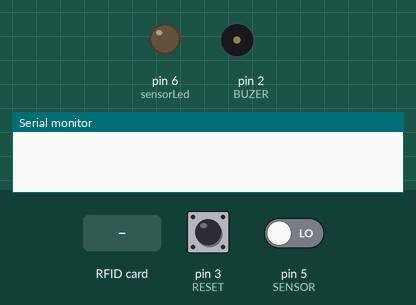
This sketch was run on a simulated Arduino Uno, built with avr-gcc and run on an emulated ATmega328P. On the bench: output pins drawn as LEDs (lit = HIGH), buzzer (waves = sounding, pin HIGH), the last lines printed to the serial monitor. Inputs (shaded band) come from the test bench; at power-on: pin 5 (SENSOR) LOW, pin 3 (RESET) HIGH. EEPROM starts erased; pins used as bus, display or sensor lines are not drawn.

Above: at 1.2 s.
1.3 s: pin 5 (SENSOR) driven HIGH
2.8 s: RFID card 5E 7A 19 C4 held to the reader
At 3.5 s:
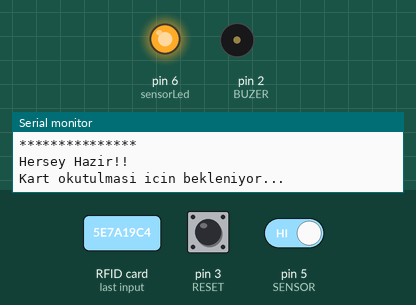
Timing chart, 0 to 5.8 s (numbered marks = the images above; inputs shaded):
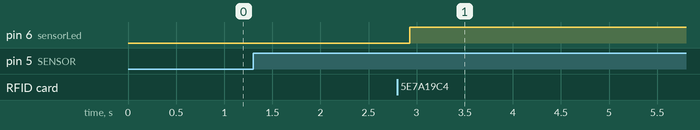

The sketch:

RFIDEP.ino
```cpp
#include <EEPROM.h>     //Okuma ve yazma işini UID ile EEPROM a kaydedicez.
#include <SPI.h>        //RC522 modülü SPI protokolünü kullanır.
#include <MFRC522.h>    //Mifare RC522 kütüphanesi

#define RESET 3//Master Card'ı silmek için buton pinini sseçtik.(Dilerseniz buton koymayın direk 3.pini GND ye verin.)
#define BUZER 2
#define SENSOR 5
#define sensorLed 6
boolean match=false;
boolean programMode=false;  //Programlama modu başlatma.

int successRead;    //Başarılı bir şekilde sayı okuyabilmek için integer atıyoruz.
int sensorDeger = 0;
byte storedCard[4];   //Kart EEPROM tarafından okundu.
byte readCard[4];     //RFID modül ile ID tarandı.
byte masterCard[4];   //Master kart ID'si EEPROM'a aktarıldı.

#define SS_PIN 10
#define RST_PIN 8
MFRC522 mfrc522(SS_PIN,RST_PIN);


///////////////////////YÜKLEME/////////////////////

void setup()
{
    pinMode(RESET,INPUT_PULLUP);
    pinMode(BUZER,OUTPUT);
    digitalWrite(BUZER,LOW);
    pinMode(SENSOR,INPUT);
    pinMode(sensorLed, OUTPUT);
     sensorDeger=0;

  //Protokol konfigrasyonu
  Serial.begin(9600);    //PC ile seri iletim başlat.
  SPI.begin();           //MFRC522 donanımı SPI protokolünü kullanır.
  mfrc522.PCD_Init();    //MFRC522 donanımını başlat.

}
void loop()
{
  sensorDeger=digitalRead(SENSOR);

  if(sensorDeger==HIGH)
  {
    Start();
    digitalWrite(sensorLed,HIGH);
    delay(3000);
  do
  {
    //successRead=getID();
    //digitalWrite(BUZER,HIGH);
    //SuccessRead 1 olursa kartı oku aksi halde 0
    for(int i = 0;i<5;i+=0.5)
    {
      successRead=getID();

      if(i>2)
      {
        digitalWrite(BUZER,HIGH);
      }
    }
  }
  while(!successRead);
  if(programMode)
  {
    if(isMaster(readCard))    //Master Kart tekrar okutulursa programdan çıkar.
    {
      Serial.println(F("Master Kart Okundu.."));
      Serial.println(F("Programdan cikis yapiliyor.."));
      Serial.println(F("*********************"));
      programMode=false;
      return;
    }
    else
    {
      if(findID(readCard))   //Okunan kart silinmek isteniyorsa
      {
        Serial.println(F("Okunan kart siliniyor.."));
        deleteID(readCard);
        Serial.println(F("****************"));
      }
      else                   //Okunan kart kaydedilmek isteniyorsa
      {
        Serial.println(F("Okunan kart hafizaya kaydediliyor.."));
        writeID(readCard);
        Serial.println(F("**************************"));
      }
    }
  }
  else
  {
    if(isMaster(readCard))   //Master Kart okunursa programa giriş yapılıyor.
    {
      programMode=true;
      Serial.println(F("Merhaba Sayin TURK, Programa giris yapiyorum."));
      int count=EEPROM.read(0);
      Serial.print(F("Sahip oldugum kullanici "));
      Serial.print(count);
      Serial.print(F("sayisi kadardir."));
      Serial.println("");
      Serial.println(F("Eklemek veya cikarmak istediginiz karti okutunuz."));
      Serial.println(F("*****************************"));
    }
    else
    {
      if(findID(readCard))
      {
        Serial.println(F("Hosgeldin, gecis izni verildi."));
        granted(300);     //300 milisaniyede kilitli kapıyı aç.
      }
      else
      {
        Serial.println(F("Gecis izni verilmedi."));
        denied();

      }
    }
  }

  }
  else
  {
    digitalWrite(sensorLed,LOW);

    }
}

////////////////////ERİŞİM İZNİ//////////////////////

void granted(int setDelay)
{
  Serial.println(F("BASARILI"));
  digitalWrite(BUZER,HIGH);
  delay(100);
  digitalWrite(BUZER,LOW);
  delay(100);
  digitalWrite(BUZER,HIGH);
  delay(100);
  digitalWrite(BUZER,LOW);
  delay(100);
  digitalWrite(BUZER,HIGH);
  delay(100);
  digitalWrite(BUZER,LOW);
}


void Start()
{
  Serial.println(F("Giris Kontrol v1.0"));  //Hata ayıklama amacıyla


//  Silme kodu butona basıldığında EEPROM içindeki bilgileri siler.
  if(digitalRead(RESET)==LOW)
  {
    //Butona bastığınızda pini düşük almalısınız çünkü buton toprağa bağlı.
    Serial.println(F("Silme butonuna basildi."));
    Serial.println(F("5 saniye icinde iptal edebilirsiniz.."));
    Serial.println(F("Tum kayitlar silinecek ve bu islem geri alinamayacak."));
    delay(5000);                       //Kullanıcıya iptal işlemi için yeterli zaman verin.
    if (digitalRead(RESET)==LOW)       //Düğmeye basılmaya devam ediliyorsa EEPROM u sil.
    {
      Serial.println(F("EEPROM silinmeye baslaniyor."));

      for (int x=0; x<EEPROM.length();x=x+1)  //EEPROM adresinin döngü sonu
      {
        if(EEPROM.read(x)!=0)   //EEPROM adresi sıfır olursa
        {
          EEPROM.write(x,0);
        }
       }
       Serial.println(F("EEPROM Basariyla Silindi.."));

       }

       else
       {
        Serial.println(F("Silme islemi iptal edildi."));

       }
      }

/*Master Kart tanımlı mı kontrol edilecek.Eğer kullanıcı Master Kart seçmediyse
  yeni bir Master Kart EEPROM a kaydedilecek.EEPROM kayıtlarının haricinde 143 EEPROM adresi tutulabilir.
  EEPROM adresi sihirli sayısı 143.
*/

 if (EEPROM.read(1) != 143)
 {
  Serial.println(F("Master Kart Secilmedi."));
  Serial.println(F("Master Karti secmek icin kartinizi okutunuz.."));
  do
  {
  successRead=getID();//successRead 1 olduğu zaman okuyucu düzenlenir aksi halde 0 olucaktır.

  }
  while(!successRead);
  for (int j=0; j<4; j++)           //4 kez döngü
  {
    EEPROM.write(2+j,readCard[j]);    //UID EPPROM a yazıldı, 3. adres başla.
  }
  EEPROM.write(1,143);      //EEPROM a Master Kartı kaydettik.
  Serial.println(F("Master Kart kaydedildi.."));
  }

Serial.println(F("*****************"));
Serial.println(F("Master Kart UID:"));
for(int i=0; i<4; i++)                    //EEPROM da Master Kartın UID'si okundu.
{                                         //Master Kart yazıldı.
  masterCard[i]=EEPROM.read(2+i);
  Serial.print(masterCard[i],HEX);
}

Serial.println("");
Serial.println(F("***************"));
Serial.println(F("Hersey Hazir!!"));
Serial.println(F("Kart okutulmasi icin bekleniyor..."));
}

////////////////ERİŞİM İZNİ VERİLMEDİ/////////////////////
void denied()
{
  Serial.println(F("!!!!!BASARISIZ!!!!"));
  digitalWrite(BUZER,HIGH);
}

/////////////////////KART OKUYUCU UID AYARLAMA////////////////////////////

int getID()
{
  //Kart okuyucuyu hazır ediyoruz
  if(!mfrc522.PICC_IsNewCardPresent())   //yeni bir kart okutun vve devam edin.
  {
    return 0;
  }
  if(!mfrc522.PICC_ReadCardSerial())     //kartın serial numarasını alın ve devam edin.
  {
    return 0;
  }
  //4 ve 7 byte UID'ler mevcut biz 4 byte olanı kullanıcaz
  Serial.println(F("Kartin UID'sini taratin..."));
  for (int i=0; i<4; i++)
  {
    readCard[i]=mfrc522.uid.uidByte[i];
    Serial.print(readCard[i],HEX);
  }
  Serial.println("");
  mfrc522.PICC_HaltA(); //Okuma durduruluyor.
  return 1;
}

///////////////////////EEPROM için ID Okuma////////////////////////

void readID( int number )
{
  int start=(number*4)+2;    //başlama pozisyonu
  for (int i=0; i<4; i++)     //4 byte alamabilmek için 4 kez döngü kurucaz
  {
    storedCard[i]=EEPROM.read(start+i); //  EEPROM dan diziye okunabilen değerler atayın.
  }
}

////////////////////EEPROM a ID Ekleme///////////////////////////////////

void writeID(byte a[])
{
  if (!findID(a))     //biz eeprom a yazmadan önce önceden yazılıp yazılmadığını kontrol edin.
  {
    int num=EEPROM.read(0);
    int start= (num*4)+6;
    num++;
    EEPROM.write(0,num);
    for(int j=0;j<4;j++)
    {
      EEPROM.write(start+j,a[j]);
    }
    Serial.println(F("Basarili bir sekilde ID kaydi EEPROM'a eklendi.."));
    }
    else
    {
      Serial.println(F("Basarisiz! Yanlıs ID"));
    }
}

/////////////////////////EEPROM'dan ID Silme////////////////////////

void deleteID(byte a[])
{
  if (!findID(a))       //Önceden EEPROM'dan silinen karta sahipmiyiz kontrol et.
  {
   Serial.println(F("Basarisiz! Yanlıs ID veya kotu EEPROM. :-("));
  }
  else
  {
    int num=EEPROM.read(0);
    int slot;
    int start;
    int looping;
    int j;
    int count=EEPROM.read(0);  //Kart numarasını saklayan ilk EEPROM'un ilk byte'ını oku
    slot=findIDSLOT(a);
    start=(slot*4)+2;
    looping=((num-slot)*4);
    num--;                            //tek sayacı azaltma
    EEPROM.write(0,num);
    for(j=0;j<looping;j++)
    {
      EEPROM.write(start+j,EEPROM.read(start+4+j));
    }
    for(int k=0;k<4;k++)
    {
      EEPROM.write(start+j+k,0);
    }
    Serial.println(F("Silme basarili."));
    Serial.println(F("Basarili bir sekilde ID kaydi EEPROM'dan silinmistir.."));
  }
}


///////////////Byte'ların Kontrolü///////////////////

boolean checkTwo (byte a[],byte b[])
{
  if (a[0] != NULL)
  match=true;

  for (int k=0; k<4; k++)
  {
    if(a[k] != b[k])
    {
      match=false;
    }
    if(match)
    {
      return true;
    }
    else
    {
      return false;
    }
  }
}

//////////////////////Boşluk Bulma////////////////////////////

int findIDSLOT (byte find[] )
{
  int count = EEPROM.read(0);     //EEPROM ile ilk byte ı okuyacağız.
  for(int i=1; i<=count; i++)      //Döngüdeki her EEPROM girişi için
  {
    readID(i);                  //EEPROM daki ID yi okuyacak ve Storedcard[4] de saklayacağız.
    if (checkTwo(find, storedCard))  // Saklı Kartlar da olup olmadığının kontrolü.
    { //aynı ID'e sahip kart bulursa geçişe izin vericek.
      return i;   //kartın slot numarası
      break;       //aramayı durdurucak.
    }
  }
}

///////////////////////EEPROM'da ID Bulma//////////////////////

boolean findID (byte find[] )
{
  int count = EEPROM.read(0);    //EEPROM'daki ilk byte'ı oku
  for(int i=1; i <= count; i++)    //Önceden giriş yapılmış mı kontrolü.
  {
    readID(i);
    if(checkTwo(find,storedCard) )
    {
      return true;
      break;
    }
    else
    {
      //değilse return false
    }
  }
  return false;
}

////////////////Master Kartın Doğruluğunun Tespiti///////////////////

boolean isMaster (byte test[])
{
  if(checkTwo(test,masterCard))
  return true;
  else
  return false;

}
```

Measured:
- after the input at 2.8 s, pin 6 (sensorLed): LOW → HIGH after 0.13 s
